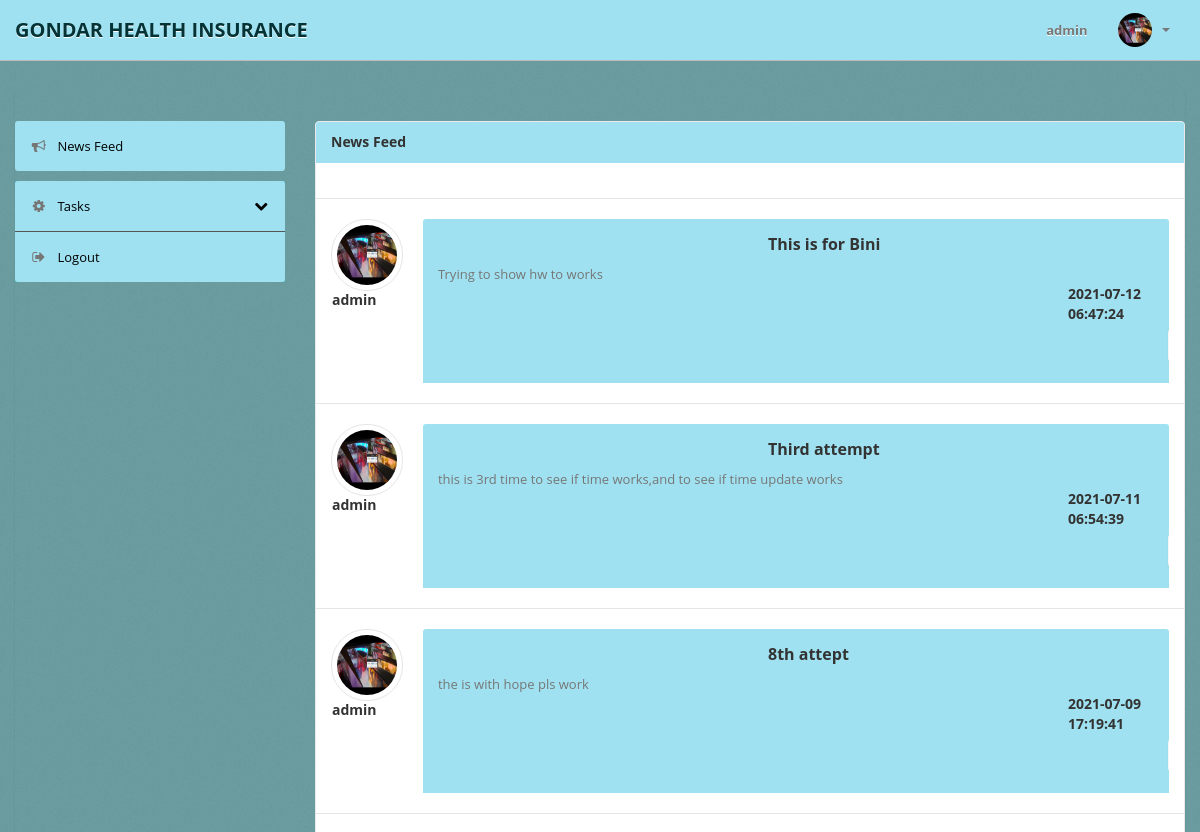
The app's page /admin/newsfeed.php (signed in, upper part), older data.
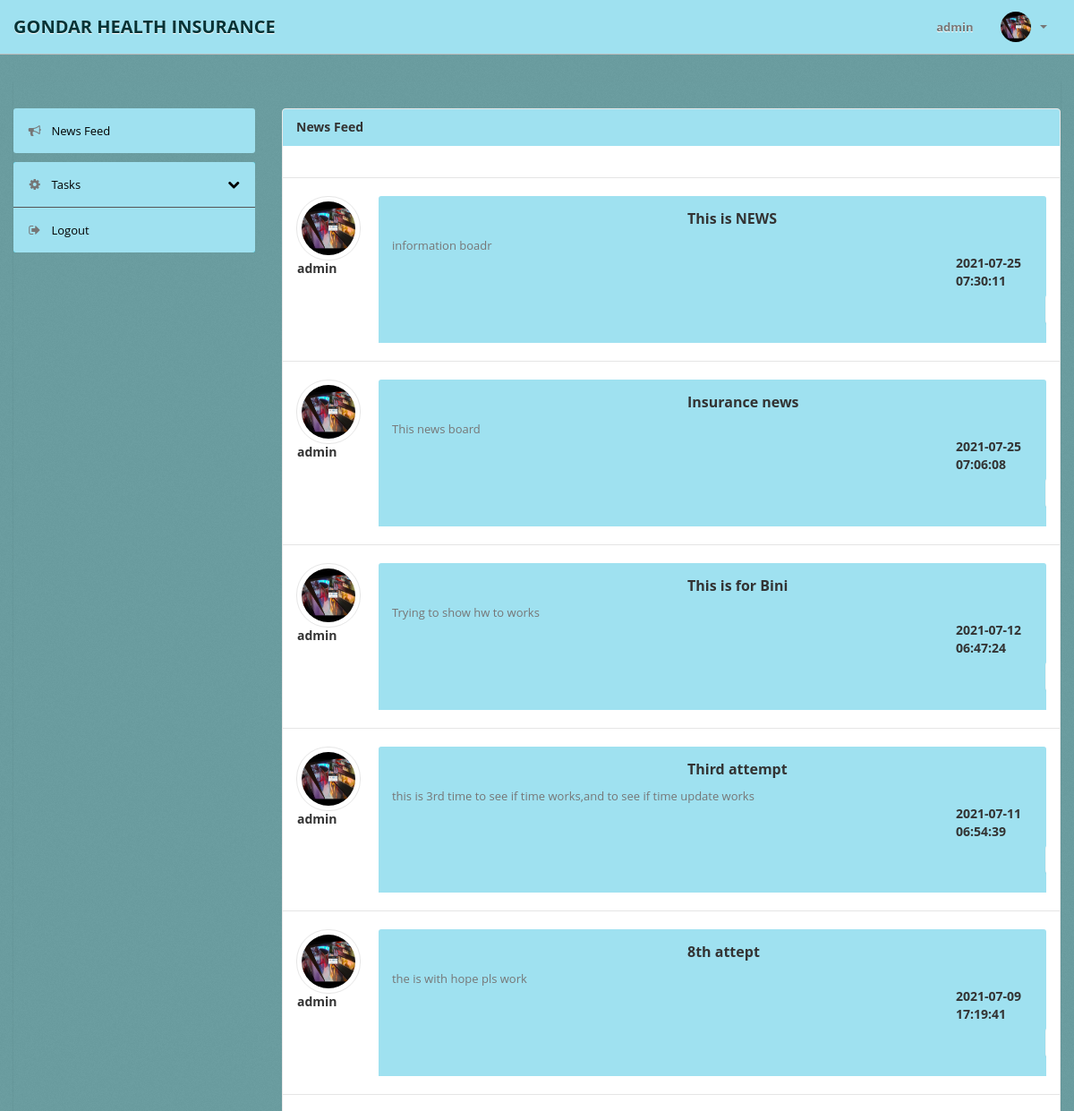
The same page, newer data.
### tables this page shows
CREATE TABLE `News` (
  `idN` int(11) NOT NULL,
  `Ntitle` varchar(255) NOT NULL,
  `Ndetail` varchar(8000) NOT NULL,
  `Dofp` datetime NOT NULL DEFAULT current_timestamp(),
  `postedBy` varchar(45) DEFAULT NULL
);

CREATE TABLE `Users` (
  `idUsers` int(11) NOT NULL,
  `Username` varchar(45) NOT NULL,
  `Fname` varchar(45) DEFAULT NULL,
  `Lname` varchar(45) DEFAULT NULL,
  `Address` varchar(500) DEFAULT NULL,
  `Phone` int(20) DEFAULT NULL,
  `Email` varchar(45) DEFAULT NULL,
  `Role` varchar(45) NOT NULL,
  `Sex` varchar(45) DEFAULT NULL,
  `pic` varchar(50) DEFAULT 'user.png',
  `Pass` varchar(500) NOT NULL
);

### Backend/Backend.php (called while the page is built, shortened)
<?php
class Backend
{
    function fetchnews($conn, $table)
    {
        $query = mysqli_query($conn, "SELECT * FROM $table ORDER BY Dofp DESC;") or die(mysqli_error($conn));
        $row = mysqli_fetch_all($query, MYSQLI_ASSOC);
        if ($row == null) {
            return null;
        } else {
            return $row;
        }
    }
    function fetch($conn, $table, $attr, $col)
    {
        if (is_string($attr)) {
            $attr = "'" . $attr . "'";
        }
        $query = mysqli_query($conn, "SELECT * FROM $table WHERE $col = " . $attr . ";") or die(mysqli_error($conn));
        $row = mysqli_fetch_assoc($query);
        if ($row == null) {
            return null;
        } else {
            return $row;
        }
    }
}

### admin/newsfeed.php (the view, shortened to what this page needs)
<?php include 'navbar.php';
$obj = new Backend;
$conn = $obj->connection();
$rows = $obj->fetchnews($conn, 'News');
?>
<div class="wrapper">
    <div class="container">
        <?php include 'sidebar.php'; ?>
        <div class="span9">
            <div class="content">
                <div class="module">
                    <div class="module-head">
                        <h3>News Feed</h3>
                    </div>
                    <div class="module-body">
                        <div class="stream-list">
                            <?php foreach ($rows as $row) :
                                $res = $obj->fetch($conn, 'Employees', $row['postedBy'], 'idE');
                                $result = $obj->fetch($conn, 'Users', $res['idUsers'], 'idUsers');
                            ?>
                                <div class="media stream">
                                    <a href="#" class="media-avatar medium pull-left">
                                        <img src="../uploads/<?php echo $retVal = (isset($result['pic'])) ? $result['pic'] : null; ?>">
                                        <h6 class="stream-author offset4">
                                            <?php echo $result['Username']; ?>
                                        </h6>
                                    </a>
                                    <div class="media-body module-head">
                                        <div class="stream-headline">
                                            <div class="offset3">
                                                <h4><?php echo $row['Ntitle']; ?></h4>
                                            </div>
                                            <div class="stream-text">
                                                <?php echo $row['Ndetail']; ?>
                                            </div>
                                            <div class="offset6">
                                                <h6 class="stream-author">
                                                    <?php echo $row['Dofp']; ?></h6>
                                            </div>
                                        </div>
                                    </div>
                                </div>
                            <?php endforeach; ?>
                        </div>
                    </div>
                </div>
            </div>
        </div>
    </div>
</div>
</div>
<?php include 'footers.php'; ?>

Row changes from the older to the newer data that the page shows:
added news: users.pic (picture), users.Username "admin", Ntitle "This is NEWS", Ndetail "information boadr", Dofp "2021-07-25 07:30:11"
added news: users.pic (picture), users.Username "admin", Ntitle "Insurance news", Ndetail "This news board", Dofp "2021-07-25 07:06:08"
